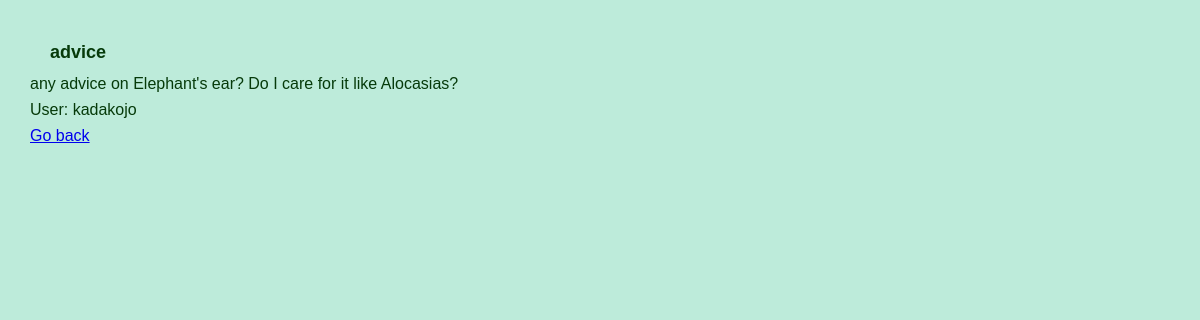
Screenshot of /post/3 with the database file from the repository.
### tables this page shows
CREATE TABLE "posts" (`id` INTEGER PRIMARY KEY, `title` TEXT, `description` TEXT, `user_id` INTEGER REFERENCES `users`(`id`));

CREATE TABLE "users" (`id` INTEGER PRIMARY KEY, `username` TEXT UNIQUE, `password_hash` TEXT);

### app.py (the view)
@app.route("/post/<int:post_id>")
def show_post(post_id):
    post = posts.get_post(post_id)
    if not post:
        abort(404)
    return render_template("show_post.html", post=post)

### db.py (called while the page is built)
def get_connection():
    con = sqlite3.connect("database.db")
    con.execute("PRAGMA foreign_keys = ON")
    con.row_factory = sqlite3.Row
    return con

def query(sql, params=[]):
    con = get_connection()
    result = con.execute(sql, params).fetchall()
    con.close()
    return result

### posts.py (called while the page is built)
def get_post(post_id):
    sql ="""SELECT  posts.id,
                    posts.title,
                    posts.description,
                    users.username,
                    users.id as user_id
            FROM    posts, users
            WHERE   posts.user_id = users.id AND
                    posts.id = ?"""
    result = db.query(sql, [post_id])
    return result[0] if result else None

### templates/show_post.html (shortened to what this page needs)
<!DOCTYPE html>
<html>
<head>
  <link rel="stylesheet" href="mystyle.css">
</head>
<body>
    <h1>{{ post.title }}</h1>
    <p>
        {{ post.description }}
    </p>
    <p>
        User: {{ post.username }}
    </p>
    <p>
        <a href="/">Go back</a>
    </p>
</body>
</html>

### templates/mystyle.css (style rules this page uses)
body { background-color: rgb(189, 235, 218); font-family: sans-serif; font-size: medium; padding: 2.5vw; margin: 0; }
h1 { color: rgb(6, 58, 10); margin-left: 20px; font-size: large; }
p { color: rgb(6, 58, 10); margin: 0.5em 0; }

### rows the page displays
posts: title "advice", description "any advice on Elephant's ear? Do I care for it like Alocasias?"
users: username "kadakojo"
